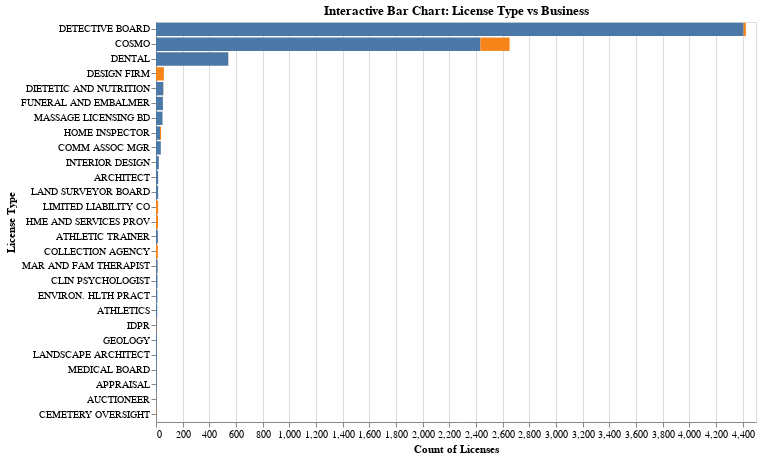

Source (notebook cell):
### Code cell
aggregated_data = cleaned_data.groupby(['License Type', 'Business']).size().reset_index(name='Count')

interactive_bar_chart = alt.Chart(aggregated_data).mark_bar().encode(
    x=alt.X('Count:Q', title='Count of Licenses'),
    y=alt.Y('License Type:N', title='License Type', sort='-x'),
    color=alt.Color('Business:N', legend=None),
    tooltip=['License Type', 'Business', 'Count']
).properties(
    title="Interactive Bar Chart: License Type vs Business",
    width=600,
    height=400
).interactive()  

interactive_bar_chart

### Figure 1 — Vega-Lite specification as saved in the notebook (floating-point values rounded to 4 significant figures)
{"config": {"view": {"continuousWidth": 300, "continuousHeight": 300}}, "data": {"name": "data-9acacf8abc42230cb0a65c03c16e0d3e"}, "mark": {"type": "bar"}, "encoding": {"color": {"field": "Business", "legend": null, "type": "nominal"}, "tooltip": [{"field": "License Type", "type": "nominal"}, {"field": "Business", "type": "nominal"}, {"field": "Count", "type": "quantitative"}], "x": {"field": "Count", "title": "Count of Licenses", "type": "quantitative"}, "y": {"field": "License Type", "sort": "-x", "title": "License Type", "type": "nominal"}}, "height": 400, "params": [{"name": "param_1", "select": {"type": "interval", "encodings": ["x", "y"]}, "bind": "scales"}], "title": "Interactive Bar Chart: License Type vs Business", "width": 600, "$schema": "https://vega.github.io/schema/vega-lite/v5.20.1.json", "datasets": {"data-9acacf8abc42230cb0a65c03c16e0d3e": [{"License Type": "APPRAISAL", "Business": "N", "Count": 3}, {"License Type": "ARCHITECT", "Business": "N", "Count": 16}, {"License Type": "ATHLETIC TRAINER", "Business": "N", "Count": 14}, {"License Type": "ATHLETICS", "Business": "N", "Count": 9}, {"License Type": "AUCTIONEER", "Business": "N", "Count": 1}, {"License Type": "AUCTIONEER", "Business": "Y", "Count": 1}, {"License Type": "CEMETERY OVERSIGHT", "Business": "Y", "Count": 1}, {"License Type": "CLIN PSYCHOLOGIST", "Business": "N", "Count": 11}, {"License Type": "COLLECTION AGENCY", "Business": "Y", "Count": 14}, {"License Type": "COMM ASSOC MGR", "Business": "N", "Count": 36}, {"License Type": "COSMO", "Business": "N", "Count": 2433}, {"License Type": "COSMO", "Business": "Y", "Count": 219}, {"License Type": "DENTAL", "Business": "N", "Count": 542}, {"License Type": "DENTAL", "Business": "Y", "Count": 1}, {"License Type": "DESIGN FIRM", "Business": "Y", "Count": 59}, {"License Type": "DETECTIVE BOARD", "Business": "N", "Count": 4407}, {"License Type": "DETECTIVE BOARD", "Business": "Y", "Count": 17}, {"License Type": "DIETETIC AND NUTRITION", "Business": "N", "Count": 55}, {"License Type": "DIETETIC AND NUTRITION", "Business": "Y", "Count": 1}, {"License Type": "ENVIRON. HLTH PRACT", "Business": "N", "Count": 10}, {"License Type": "FUNERAL AND EMBALMER", "Business": "N", "Count": 52}, {"License Type": "GEOLOGY", "Business": "N", "Count": 7}, {"License Type": "HME AND SERVICES PROV", "Business": "Y", "Count": 15}, {"License Type": "HOME INSPECTOR", "Business": "N", "Count": 30}, {"License Type": "HOME INSPECTOR", "Business": "Y", "Count": 8}, {"License Type": "IDPR", "Business": "N", "Count": 6}, {"License Type": "IDPR", "Business": "Y", "Count": 2}, {"License Type": "INTERIOR DESIGN", "Business": "N", "Count": 21}, {"License Type": "LAND SURVEYOR BOARD", "Business": "N", "Count": 16}, {"License Type": "LANDSCAPE ARCHITECT", "Business": "N", "Count": 7}, {"License Type": "LIMITED LIABILITY CO", "Business": "Y", "Count": 16}, {"License Type": "MAR AND FAM THERAPIST", "Business": "N", "Count": 12}, {"License Type": "MAR AND FAM THERAPIST", "Business": "Y", "Count": 1}, {"License Type": "MASSAGE LICENSING BD", "Business": "N", "Count": 49}, {"License Type": "MEDICAL BOARD", "Business": "N", "Count": 4}]}}
